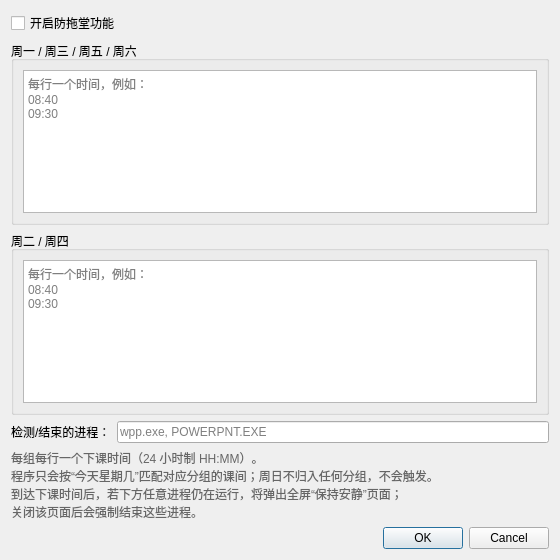
<?xml version="1.0" encoding="UTF-8"?>
<ui version="4.0">
 <class>SettingsDialog</class>
 <widget class="QDialog" name="SettingsDialog">
  <property name="geometry">
   <rect>
    <x>0</x>
    <y>0</y>
    <width>560</width>
    <height>560</height>
   </rect>
  </property>
  <property name="minimumSize">
   <size>
    <width>560</width>
    <height>0</height>
   </size>
  </property>
  <property name="windowTitle">
   <string>设置 - 防拖堂</string>
  </property>
  <layout class="QVBoxLayout" name="mainLayout">
   <item>
    <layout class="QFormLayout" name="formLayout">
     <item row="0" column="0" colspan="2">
      <widget class="QCheckBox" name="enable_cb">
       <property name="text">
        <string>开启防拖堂功能</string>
       </property>
      </widget>
     </item>
     <item row="1" column="0" colspan="2">
      <widget class="QGroupBox" name="group_a_box">
       <property name="title">
        <string>周一 / 周三 / 周五 / 周六</string>
       </property>
       <layout class="QVBoxLayout" name="group_a_layout">
        <item>
         <widget class="QPlainTextEdit" name="group_a_edit">
          <property name="minimumSize">
           <size>
            <width>0</width>
            <height>140</height>
           </size>
          </property>
          <property name="placeholderText">
           <string>每行一个时间，例如：
08:40
09:30</string>
          </property>
         </widget>
        </item>
       </layout>
      </widget>
     </item>
     <item row="2" column="0" colspan="2">
      <widget class="QGroupBox" name="group_b_box">
       <property name="title">
        <string>周二 / 周四</string>
       </property>
       <layout class="QVBoxLayout" name="group_b_layout">
        <item>
         <widget class="QPlainTextEdit" name="group_b_edit">
          <property name="minimumSize">
           <size>
            <width>0</width>
            <height>140</height>
           </size>
          </property>
          <property name="placeholderText">
           <string>每行一个时间，例如：
08:40
09:30</string>
          </property>
         </widget>
        </item>
       </layout>
      </widget>
     </item>
     <item row="3" column="0">
      <widget class="QLabel" name="proc_label">
       <property name="text">
        <string>检测/结束的进程：</string>
       </property>
      </widget>
     </item>
     <item row="3" column="1">
      <widget class="QLineEdit" name="proc_edit">
       <property name="placeholderText">
        <string>wpp.exe, POWERPNT.EXE</string>
       </property>
      </widget>
     </item>
    </layout>
   </item>
   <item>
    <widget class="QLabel" name="hint">
     <property name="text">
      <string>每组每行一个下课时间（24 小时制 HH:MM）。
程序只会按“今天星期几”匹配对应分组的课间；周日不归入任何分组，不会触发。
到达下课时间后，若下方任意进程仍在运行，将弹出全屏“保持安静”页面；
关闭该页面后会强制结束这些进程。</string>
     </property>
     <property name="wordWrap">
      <bool>true</bool>
     </property>
     <property name="styleSheet">
      <string notr="true">color: #666;</string>
     </property>
    </widget>
   </item>
   <item>
    <widget class="QDialogButtonBox" name="buttonBox">
     <property name="standardButtons">
      <set>QDialogButtonBox::Ok|QDialogButtonBox::Cancel</set>
     </property>
    </widget>
   </item>
  </layout>
 </widget>
 <resources/>
 <connections/>
</ui>
